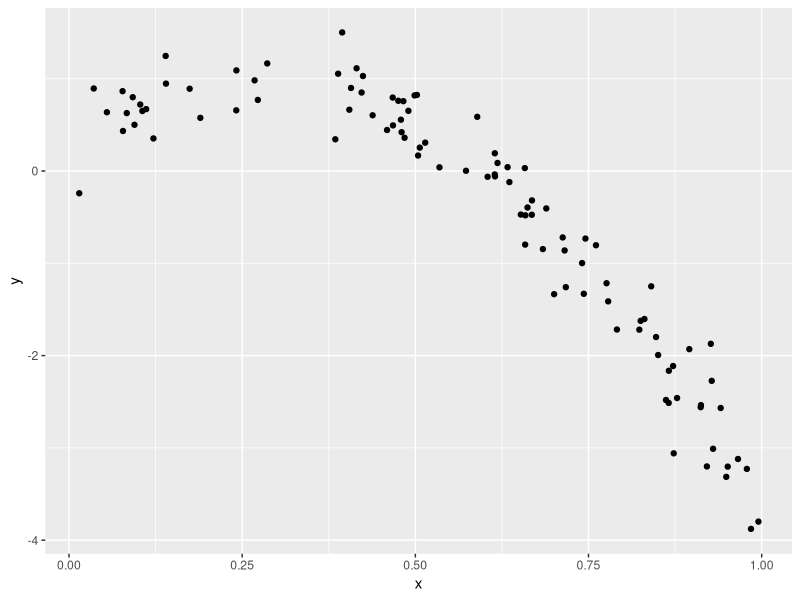
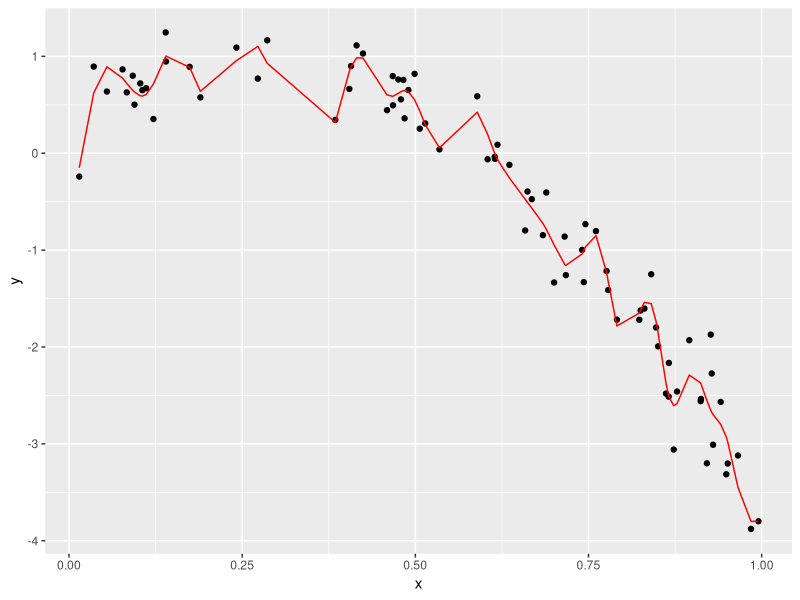
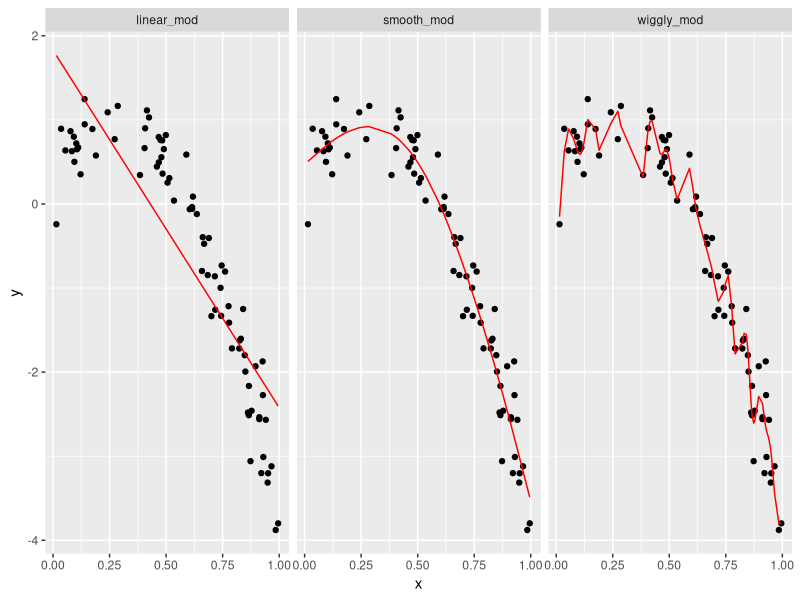

Write R code to recreate these figures, in order.
## ---- chunk 1
library(tidyverse)
library(modelr)
library(mgcv)
## ---- chunk 2
nonlin_df = 
  tibble(
    id = 1:100,
    x = runif(100, 0, 1),
    y = 1 - 10 * (x - .3)^2 + rnorm(100, 0, .3)
  )
## ---- chunk 3
nonlin_df %>% 
  ggplot(aes(x = x, y = y))+
  geom_point()
## ---- chunk 4
train_df = sample_n(nonlin_df, size = 80)
test_df = anti_join(nonlin_df, train_df, by = "id")
## ---- chunk 5
linear_mod = lm(y ~ x, data = train_df)
smooth_mod = gam(y ~ s(x), data = train_df)
wiggly_mod = gam(y ~ s(x, k =30), sp = 10e-6, data = train_df) 
## ---- chunk 6
train_df %>% 
  add_predictions(wiggly_mod) %>% 
  ggplot(aes(x = x, y = y)) +
  geom_point() + 
  geom_line(aes(y = pred), color = "red")
## ---- chunk 7
train_df %>% 
  gather_predictions(linear_mod,smooth_mod,wiggly_mod) %>% 
  ggplot(aes(x = x, y = y)) +
  geom_point() + 
  geom_line(aes(y = pred), color = "red")+
  facet_grid(. ~model)
## ---- chunk 8
rmse(linear_mod,test_df)
rmse(smooth_mod,test_df)
rmse(wiggly_mod,test_df)
